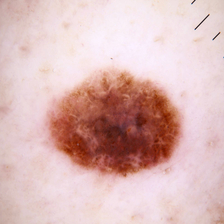
#> input picture images/malignant/1009.jpg, 224 x 224 px
$ python show_lbp.py
#> lines starting #> are read from the running program, lines starting #| are printed output that depends on the picture
import numpy as np
import matplotlib.pyplot as plt
from skimage import io, color, feature
from skimage.transform import resize

IMAGE_PATH = 'images/malignant/1009.jpg'

IMG_SIZE = (128, 128)

# Load and resize
img = io.imread(IMAGE_PATH)
#> img is the input picture: shape (224, 224, 3); mean R, G, B 219.3, 185.2, 183.7
img_resized = resize(img, IMG_SIZE, anti_aliasing=True)
gray = color.rgb2gray(img_resized)
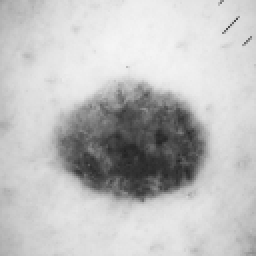
#> gray: shape (128, 128) float64 (shown 2 times larger); min 0.137, max 0.963, mean 0.754

# Convert gray to uint8 to avoid the warning
gray_uint8 = (gray * 255).astype(np.uint8)

# Compute LBP
lbp = feature.local_binary_pattern(gray_uint8, P=8, R=1, method='uniform')
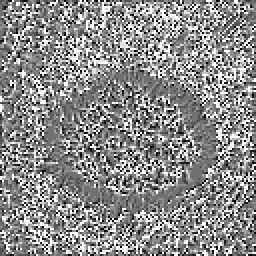
#> lbp: shape (128, 128) float64 (shown 2 times larger); min 0, max 9, mean 4.95; drawn with min black and max white

# Compute histogram
hist, bins = np.histogram(lbp.ravel(), bins=10, density=True)
#> hist = [0.0382, 0.0707, 0.0629, 0.151, 0.196, 0.174, 0.102, 0.0849, 0.0937, 0.138]; bins = [0, 0.9, 1.8, 2.7, 3.6, 4.5, 5.4, 6.3, 7.2, 8.1, 9]

# Plot
fig, axes = plt.subplots(1, 3, figsize=(14, 4))
fig.suptitle('LBP Feature Extraction — Skin Lesion', fontsize=14, fontweight='bold')

# Original image
axes[0].imshow(img_resized)
axes[0].set_title('Original Skin Image')
axes[0].axis('off')

# LBP image
axes[1].imshow(lbp, cmap='gray')
axes[1].set_title('LBP Pattern Output')
axes[1].axis('off')

# LBP histogram
axes[2].bar(range(len(hist)), hist, color='steelblue', edgecolor='white')
axes[2].set_title('LBP Feature Histogram')
axes[2].set_xlabel('LBP Code')
axes[2].set_ylabel('Frequency (normalised)')

plt.tight_layout()
plt.savefig('lbp_output.png', dpi=150, bbox_inches='tight')
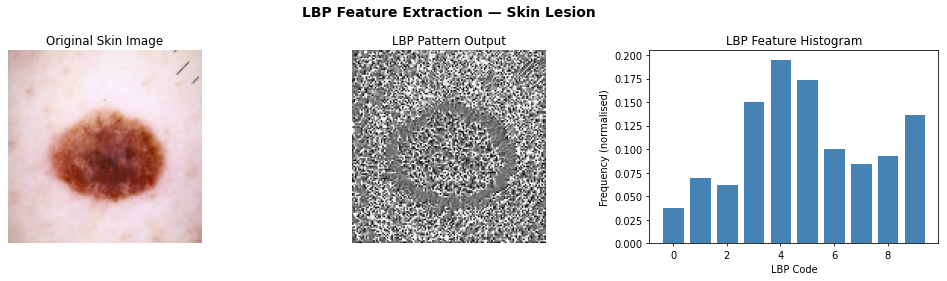
#> figure drawn by matplotlib, 3 panels; panel 3: tallest bar 0.196 high, from x = 3.6 to 4.4
plt.show()
print("Saved as lbp_output.png")

$ run again, with images/malignant/1.jpg copied over images/malignant/1009.jpg
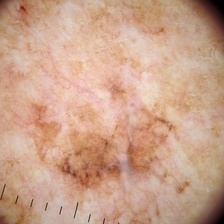
#> input picture images/malignant/1.jpg, 224 x 224 px
#> img is the input picture: shape (224, 224, 3); mean R, G, B 201.9, 162, 138.3
#> `lbp = feature.local_binary_pattern(gray_uint8, P=8, R=1, method='unifo..`:
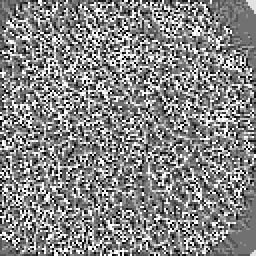
#> lbp: shape (128, 128) float64 (shown 2 times larger); min 0, max 9, mean 4.73; drawn with min black and max white
#> hist = [0.0614, 0.076, 0.0854, 0.154, 0.193, 0.142, 0.096, 0.0802, 0.0802, 0.142]; bins = [0, 0.9, 1.8, 2.7, 3.6, 4.5, 5.4, 6.3, 7.2, 8.1, 9]
#> `plt.savefig('lbp_output.png', dpi=150, bbox_inches='tight')`:
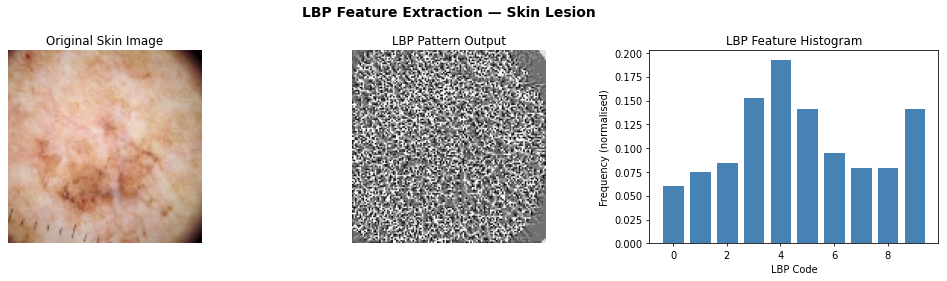
#> figure drawn by matplotlib, 3 panels; panel 3: tallest bar 0.193 high, from x = 3.6 to 4.4

$ run again, with images/malignant/1003.jpg copied over images/malignant/1009.jpg
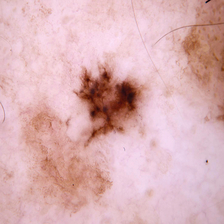
#> input picture images/malignant/1003.jpg, 224 x 224 px
#> img is the input picture: shape (224, 224, 3); mean R, G, B 219.1, 177.5, 181.1
#> `lbp = feature.local_binary_pattern(gray_uint8, P=8, R=1, method='unifo..`:
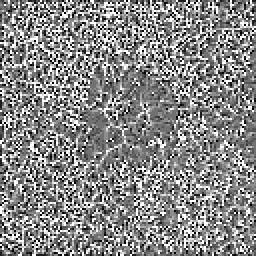
#> lbp: shape (128, 128) float64 (shown 2 times larger); min 0, max 9, mean 4.82; drawn with min black and max white
#> hist = [0.0529, 0.0759, 0.0795, 0.156, 0.182, 0.158, 0.0921, 0.0793, 0.0891, 0.147]; bins = [0, 0.9, 1.8, 2.7, 3.6, 4.5, 5.4, 6.3, 7.2, 8.1, 9]
#> `plt.savefig('lbp_output.png', dpi=150, bbox_inches='tight')`:
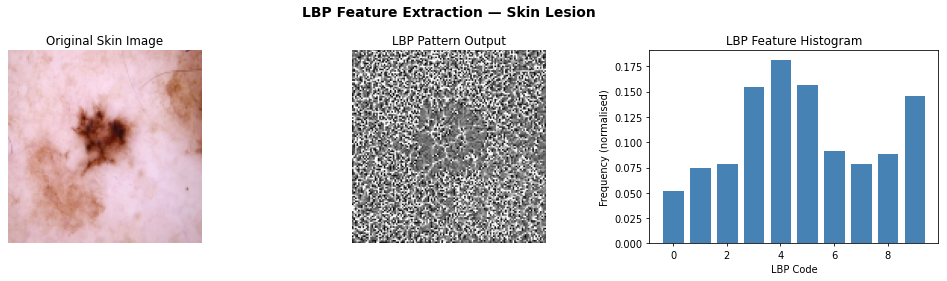
#> figure drawn by matplotlib, 3 panels; panel 3: tallest bar 0.182 high, from x = 3.6 to 4.4

$ run again, with images/malignant/1005.jpg copied over images/malignant/1009.jpg
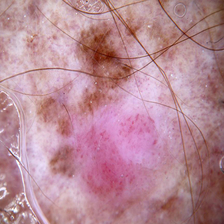
#> input picture images/malignant/1005.jpg, 224 x 224 px
#> img is the input picture: shape (224, 224, 3); mean R, G, B 183.9, 138.1, 150.5
#> `lbp = feature.local_binary_pattern(gray_uint8, P=8, R=1, method='unifo..`:
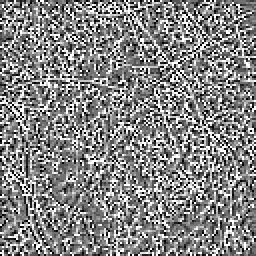
#> lbp: shape (128, 128) float64 (shown 2 times larger); min 0, max 9, mean 4.7; drawn with min black and max white
#> hist = [0.0676, 0.0895, 0.0921, 0.145, 0.172, 0.14, 0.0886, 0.0841, 0.0873, 0.146]; bins = [0, 0.9, 1.8, 2.7, 3.6, 4.5, 5.4, 6.3, 7.2, 8.1, 9]
#> `plt.savefig('lbp_output.png', dpi=150, bbox_inches='tight')`:
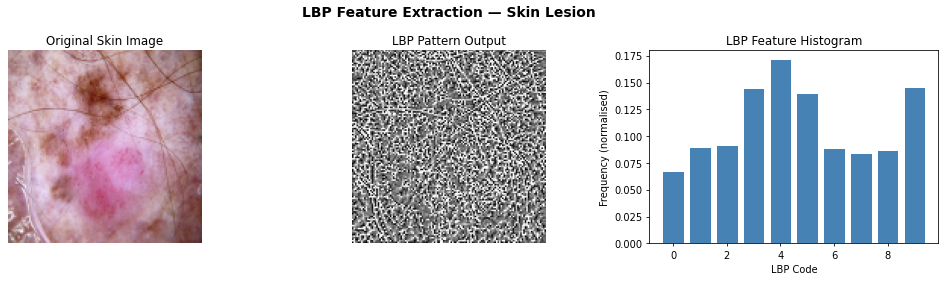
#> figure drawn by matplotlib, 3 panels; panel 3: tallest bar 0.172 high, from x = 3.6 to 4.4
